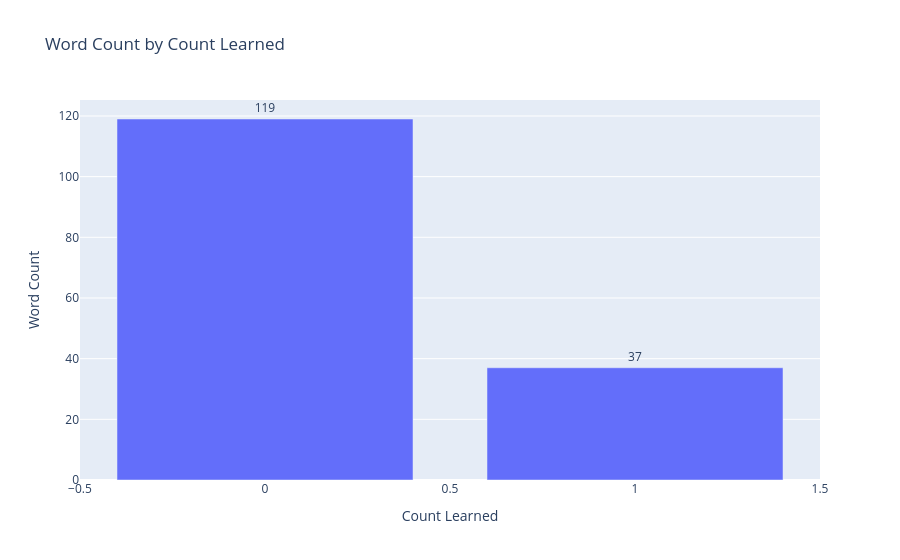

The notebook cell this image was saved under:
### Code cell
grouped_data = w_stat.groupby('count_learned')['word_eng'].count().reset_index()
grouped_data.rename(columns={'word_eng': 'word_count'}, inplace=True)

fig = px.bar(
    grouped_data,
    x='count_learned',
    y='word_count',
    title='Word Count by Count Learned',
    labels={'count_learned': 'Count Learned', 'word_count': 'Word Count'},
    text='word_count'  # Show values on the bars
)

fig.update_traces(textposition='outside')
fig.update_layout(
    xaxis=dict(title='Count Learned'),
    yaxis=dict(title='Word Count'),
    bargap=0.2
)

# Show the chart
fig.show()

### Figure 1 — Plotly figure (JSON) as saved in the notebook; plotly's stock layout.template omitted (floating-point values rounded to 4 significant figures)
{"data": [{"alignmentgroup": "True", "hovertemplate": "Count Learned=%{x}<br>Word Count=%{text}<extra></extra>", "legendgroup": "", "marker": {"color": "#636efa", "pattern": {"shape": ""}}, "name": "", "offsetgroup": "", "orientation": "v", "showlegend": false, "text": [119, 37], "textposition": "outside", "type": "bar", "x": [0, 1], "xaxis": "x", "y": [119, 37], "yaxis": "y"}], "layout": {"bargap": 0.2, "barmode": "relative", "legend": {"tracegroupgap": 0}, "title": {"text": "Word Count by Count Learned"}, "xaxis": {"anchor": "y", "domain": [0, 1], "title": {"text": "Count Learned"}}, "yaxis": {"anchor": "x", "domain": [0, 1], "title": {"text": "Word Count"}}}}
